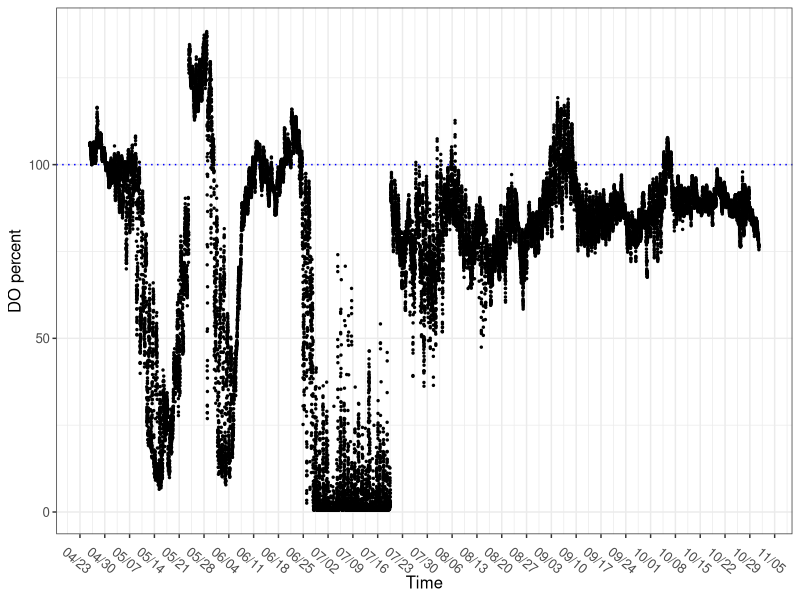
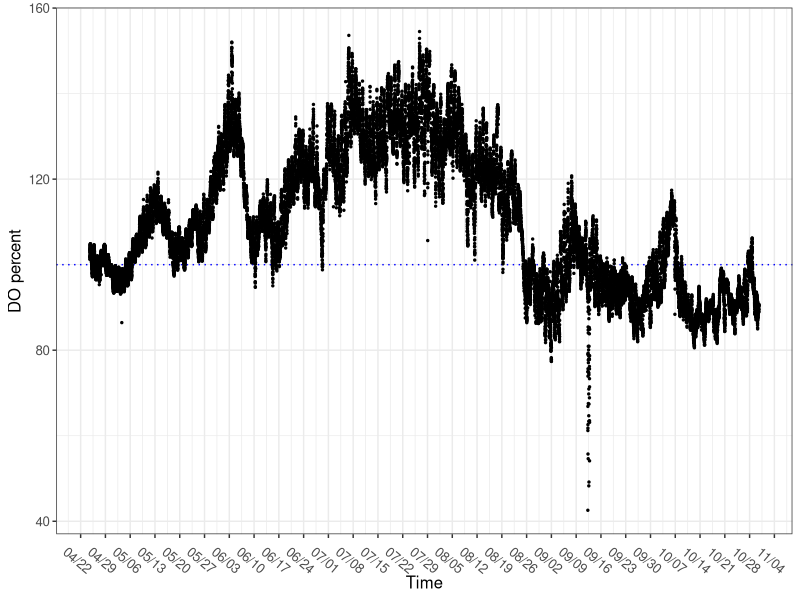
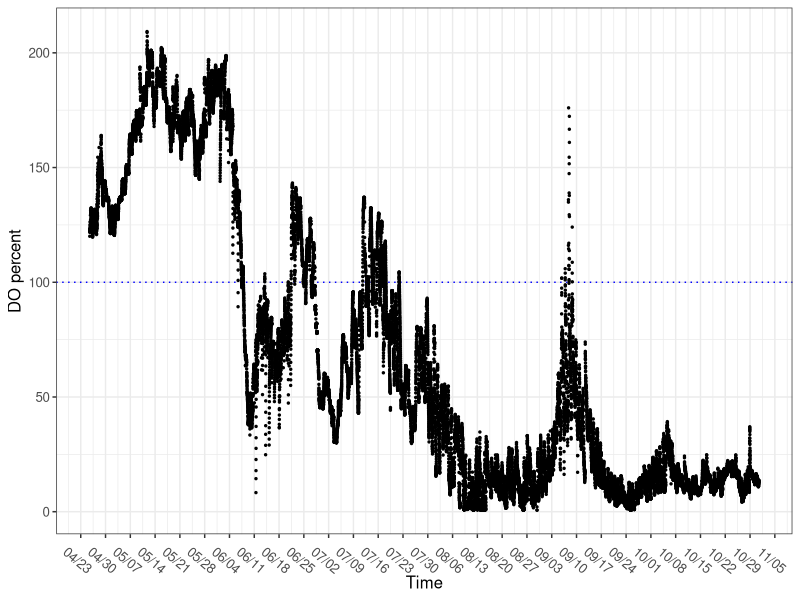
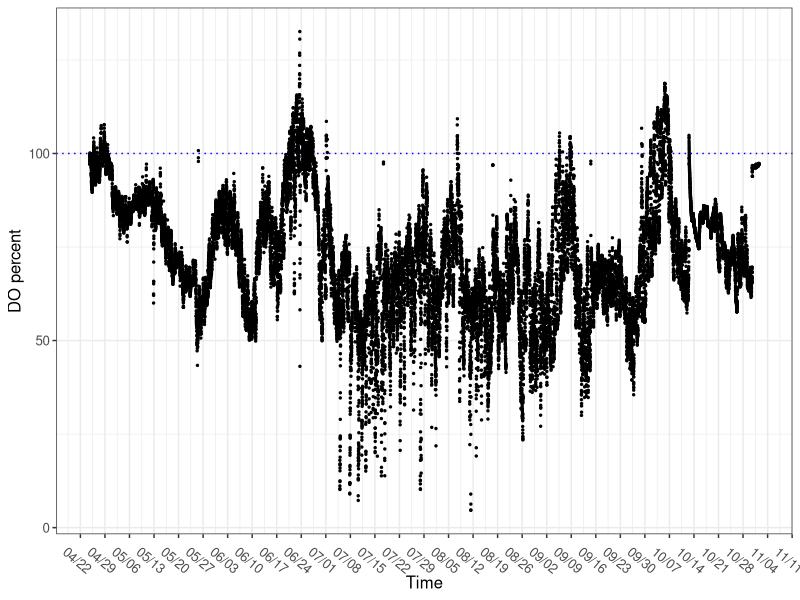
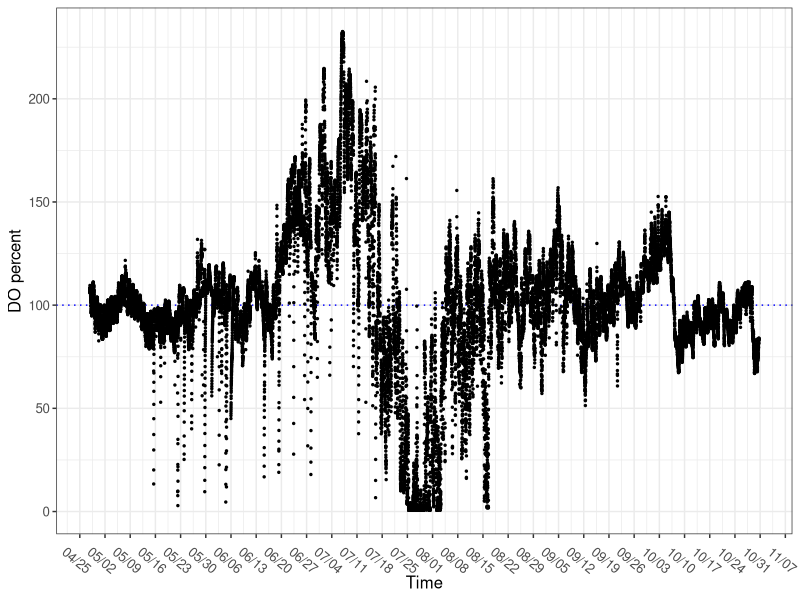
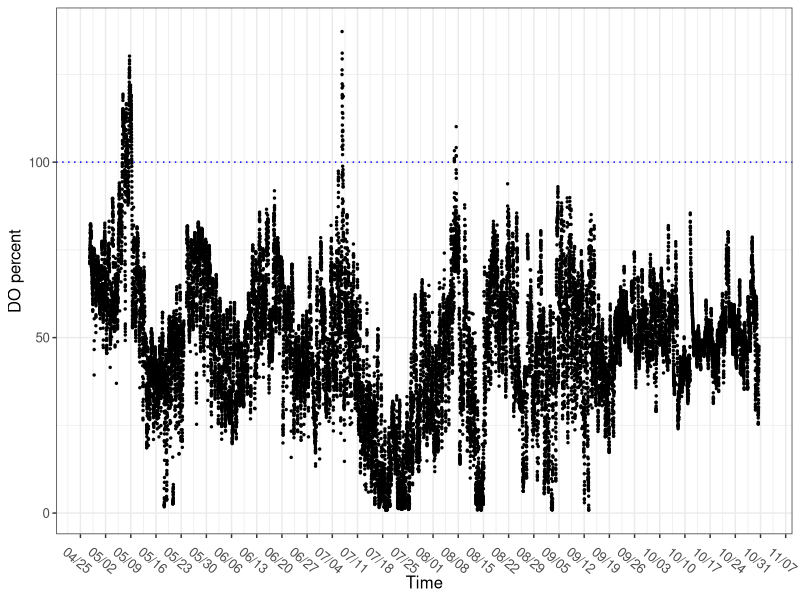
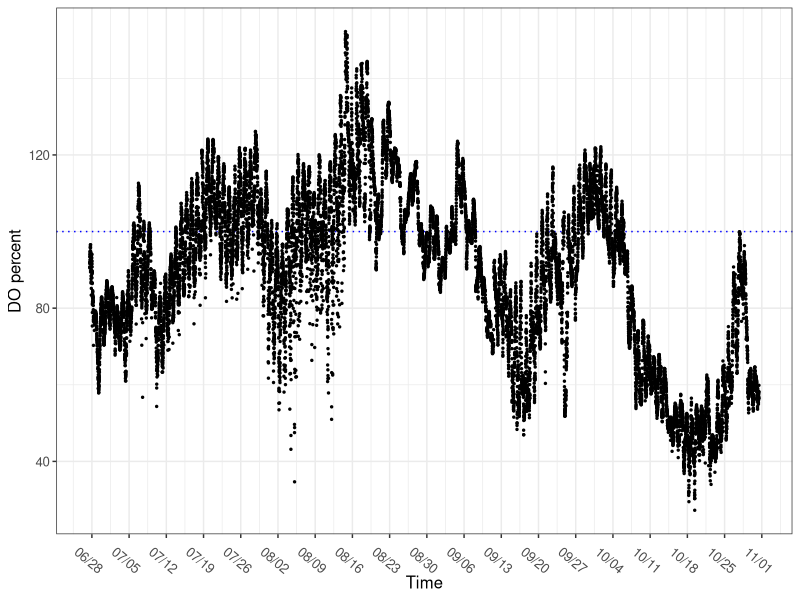
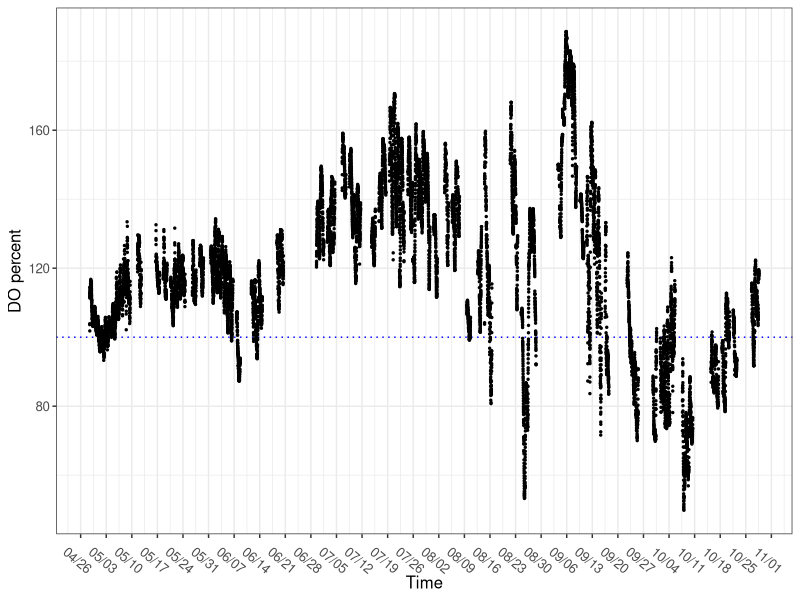

These charts were generated, in order, by the following R code:
# DO Data for 2023 DEC Ponds: Intensive ####
## Code started by MAH 20 Nov 2023 ####


#load packages ####
library(ggplot2)
library(tidyverse)
library(scales)


# Load data ####
do_edwards <- read.csv("miniDOT_data/RawData/Edwards_2023.csv", strip.white=T, na.strings="na")
do_harrison <- read.csv("miniDOT_data/RawData/Harrison_2023.csv", strip.white=T, na.strings="na")
do_howarth <- read.csv("miniDOT_data/RawData/Howarth_2023.csv", strip.white=T, na.strings="na")
do_levine <- read.csv("miniDOT_data/RawData/Levine_2023.csv", strip.white=T, na.strings="na")
do_mtpleasantse <- read.csv("miniDOT_data/RawData/MtPleasantSE_2023.csv", strip.white=T, na.strings="na")
do_shelterbelt <- read.csv("miniDOT_data/RawData/Shelterbelt_2023.csv", strip.white=T, na.strings="na")
do_white <- read.csv("miniDOT_data/RawData/White_2023.csv", strip.white=T, na.strings="na")
do_boyce <- read.csv("miniDOT_data/RawData/Boyce_2023.csv", strip.white=T, na.strings="na")



head(do_edwards)
head(do_harrison)
head(do_howarth)
head(do_levine)
head(do_mtpleasantse)
head(do_shelterbelt)
head(do_white)
head(do_boyce)

#set date-time format####
do_edwards$time2 <- as.POSIXct(do_edwards$datetime, "%Y-%m-%d %H:%M", tz="America/new_york")
do_harrison$time2 <- as.POSIXct(do_harrison$datetime, "%Y-%m-%d %H:%M", tz="America/new_york")
do_howarth$time2 <- as.POSIXct(do_howarth$datetime, "%Y-%m-%d %H:%M", tz="America/new_york")
do_levine$time2 <- as.POSIXct(do_levine$datetime, "%Y-%m-%d %H:%M", tz="America/new_york")
do_mtpleasantse$time2 <- as.POSIXct(do_mtpleasantse$datetime, "%Y-%m-%d %H:%M", tz="America/new_york")
do_shelterbelt$time2 <- as.POSIXct(do_shelterbelt$datetime, "%Y-%m-%d %H:%M", tz="America/new_york")
do_white$time2 <- as.POSIXct(do_white$datetime, "%Y-%m-%d %H:%M", tz="America/new_york")
do_boyce$time2 <- as.POSIXct(do_boyce$datetime, "%Y-%m-%d %H:%M", tz="America/new_york")



## PLOTS ####

##*Edwards ####
head(do_edwards)

plot_do_edwards <- do_edwards %>% 
  ggplot(aes(x=time2, y=do_perc)) + 
  geom_hline(yintercept=100, linetype='dotted', col = 'blue')+
  geom_point(size=0.5) + #geom_path()+
  scale_x_datetime(breaks=date_breaks(width="7 days"), 
                   labels=date_format("%m/%d", tz="America/new_york"))+ theme_bw() +
  theme(text = element_text(size=12), axis.text.x = element_text(angle=-40))+ 
  xlab("Time") + ylab("DO percent") #+ ylim(c(90,160))
plot_do_edwards 



##*Harrison ####
head(do_harrison)

plot_do_harrison <- do_harrison %>% 
  ggplot(aes(x=time2, y=do_perc)) + 
  geom_hline(yintercept=100, linetype='dotted', col = 'blue')+
  geom_point(size=0.5) + #geom_path()+
  scale_x_datetime(breaks=date_breaks(width="7 days"), 
                   labels=date_format("%m/%d", tz="America/new_york"))+ theme_bw() +
  theme(text = element_text(size=12), axis.text.x = element_text(angle=-40))+ 
  xlab("Time") + ylab("DO percent") #+ ylim(c(90,160))
plot_do_harrison


##*Howarth ####
head(do_howarth)

plot_do_howarth <- do_howarth %>% 
  ggplot(aes(x=time2, y=do_perc)) + 
  geom_hline(yintercept=100, linetype='dotted', col = 'blue')+
  geom_point(size=0.5) + #geom_path()+
  scale_x_datetime(breaks=date_breaks(width="7 days"), 
                   labels=date_format("%m/%d", tz="America/new_york"))+ theme_bw() +
  theme(text = element_text(size=12), axis.text.x = element_text(angle=-40))+ 
  xlab("Time") + ylab("DO percent") #+ ylim(c(90,160))
plot_do_howarth 



##*Levine ####
head(do_levine)

plot_do_levine <- do_levine %>% 
  ggplot(aes(x=time2, y=do_perc)) + 
  geom_hline(yintercept=100, linetype='dotted', col = 'blue')+
  geom_point(size=0.5) + #geom_path()+
  scale_x_datetime(breaks=date_breaks(width="7 days"), 
                   labels=date_format("%m/%d", tz="America/new_york"))+ theme_bw() +
  theme(text = element_text(size=12), axis.text.x = element_text(angle=-40))+ 
  xlab("Time") + ylab("DO percent") #+ ylim(c(90,160))
plot_do_levine



##*Mt Pleasant SE ####
head(do_mtpleasantse)

plot_do_mtpleasantse <- do_mtpleasantse %>% 
  ggplot(aes(x=time2, y=do_perc)) + 
  geom_hline(yintercept=100, linetype='dotted', col = 'blue')+
  geom_point(size=0.5) + #geom_path()+
  scale_x_datetime(breaks=date_breaks(width="7 days"), 
                   labels=date_format("%m/%d", tz="America/new_york"))+ theme_bw() +
  theme(text = element_text(size=12), axis.text.x = element_text(angle=-40))+ 
  xlab("Time") + ylab("DO percent") #+ ylim(c(90,160))
plot_do_mtpleasantse



##*Shelterbelt ####
head(do_shelterbelt)

plot_do_shelterbelt <- do_shelterbelt %>% 
  ggplot(aes(x=time2, y=do_perc)) + 
  geom_hline(yintercept=100, linetype='dotted', col = 'blue')+
  geom_point(size=0.5) + #geom_path()+
  scale_x_datetime(breaks=date_breaks(width="7 days"), 
                   labels=date_format("%m/%d", tz="America/new_york"))+ theme_bw() +
  theme(text = element_text(size=12), axis.text.x = element_text(angle=-40))+ 
  xlab("Time") + ylab("DO percent") #+ ylim(c(90,160))
plot_do_shelterbelt



##* White ####
head(do_white)

plot_do_white <- do_white %>% 
  ggplot(aes(x=time2, y=do_perc)) + 
  geom_hline(yintercept=100, linetype='dotted', col = 'blue')+
  geom_point(size=0.5) + #geom_path()+
  scale_x_datetime(breaks=date_breaks(width="7 days"), 
                   labels=date_format("%m/%d", tz="America/new_york"))+ theme_bw() +
  theme(text = element_text(size=12), axis.text.x = element_text(angle=-40))+ 
  xlab("Time") + ylab("DO percent") #+ ylim(c(90,160))
plot_do_white



##* boyce ####
head(do_boyce)

plot_do_boyce <- do_boyce %>% 
  ggplot(aes(x=time2, y=do_perc)) + 
  geom_hline(yintercept=100, linetype='dotted', col = 'blue')+
  geom_point(size=0.5) + #geom_path()+
  scale_x_datetime(breaks=date_breaks(width="7 days"), 
                   labels=date_format("%m/%d", tz="America/new_york"))+ theme_bw() +
  theme(text = element_text(size=12), axis.text.x = element_text(angle=-40))+ 
  xlab("Time") + ylab("DO percent") #+ ylim(c(90,160))
plot_do_boyce



## Merge data ####

do_edwards$pond <- as.factor("edwards")
do_harrison$pond <- as.factor("harrison")
do_howarth$pond <- as.factor("howarth")
do_levine$pond <- as.factor("levine")
do_mtpleasantse$pond <- as.factor("mtpleasantse")
do_shelterbelt$pond <- as.factor("shelterbelt")
do_white$pond <- as.factor("white")
do_boyce$pond <- as.factor("boyce")


data <- bind_rows(do_edwards, do_harrison, do_howarth, do_levine, 
                  do_mtpleasantse, do_shelterbelt, do_white, do_boyce) 
head(data)
tail(data)

plot_all <- data %>% 
  ggplot(aes(x=time2, y=do_perc, color=pond)) + 
  geom_hline(yintercept=100, linetype='dotted')+
  geom_point(size=0.5) + 
  geom_smooth()+
  scale_x_datetime(breaks=date_breaks(width="14 days"), 
                   labels=date_format("%m/%d", tz="America/new_york"))+ theme_bw() +
  theme(text = element_text(size=12), axis.text.x = element_text(angle=-40))+
  scale_colour_brewer(palette="Set1")+
  xlab("Time") + ylab("DO percent saturation") #+ ylim(c(90,160))
plot_all  + facet_wrap(~pond)


levels(data$pond)
plot_all <- data %>% 
  ggplot(aes(x=time2, y=do_perc, color=pond)) + 
  geom_hline(yintercept=100, linetype='dotted')+
  geom_point(size=0.5) + 
  geom_smooth()+
  scale_x_datetime(breaks=date_breaks(width="14 days"), 
                   labels=date_format("%m/%d", tz="America/new_york"))+ theme_bw() +
  theme(text = element_text(size=12), axis.text.x = element_text(angle=-40))+
  scale_colour_brewer(palette="Set1")+
  xlab("Time") + ylab("DO percent saturation") +
  scale_color_manual(values=c("#88A0A8", "#88A0A8", "#0A1045", "#88A0A8", 
                              "#0A1045", "#0A1045", "#0A1045", "#88A0A8")) 
plot_all  + facet_wrap(~pond)
